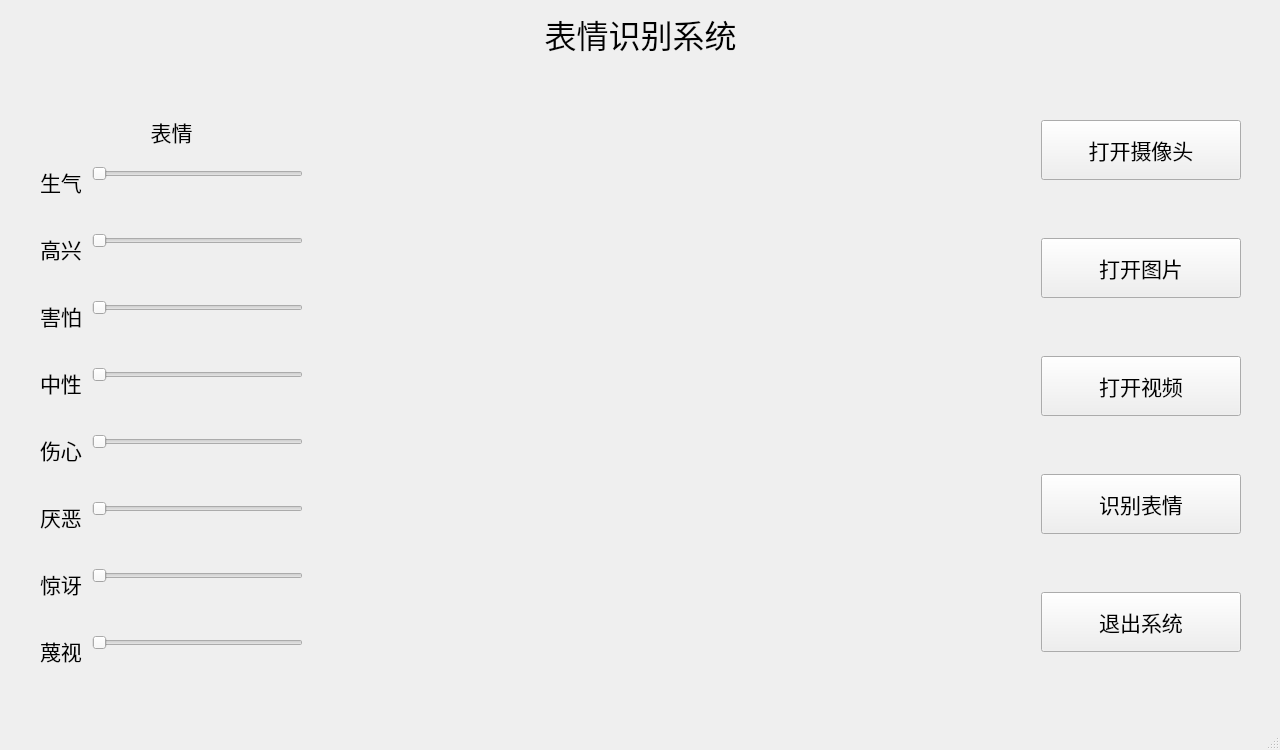
<?xml version="1.0" encoding="UTF-8"?>
<ui version="4.0">
 <class>FER_window</class>
 <widget class="QMainWindow" name="FER_window">
  <property name="geometry">
   <rect>
    <x>0</x>
    <y>0</y>
    <width>1280</width>
    <height>750</height>
   </rect>
  </property>
  <property name="minimumSize">
   <size>
    <width>1280</width>
    <height>750</height>
   </size>
  </property>
  <property name="maximumSize">
   <size>
    <width>1280</width>
    <height>750</height>
   </size>
  </property>
  <property name="cursor">
   <cursorShape>ArrowCursor</cursorShape>
  </property>
  <property name="windowTitle">
   <string>人脸表情识别系统</string>
  </property>
  <property name="styleSheet">
   <string notr="true"/>
  </property>
  <widget class="QWidget" name="centralwidget">
   <widget class="QWidget" name="verticalLayoutWidget">
    <property name="geometry">
     <rect>
      <x>0</x>
      <y>0</y>
      <width>1281</width>
      <height>751</height>
     </rect>
    </property>
    <layout class="QVBoxLayout" name="verticalLayout">
     <property name="spacing">
      <number>9</number>
     </property>
     <property name="topMargin">
      <number>10</number>
     </property>
     <property name="bottomMargin">
      <number>0</number>
     </property>
     <item>
      <widget class="QLabel" name="label_system_name">
       <property name="minimumSize">
        <size>
         <width>0</width>
         <height>40</height>
        </size>
       </property>
       <property name="maximumSize">
        <size>
         <width>16777215</width>
         <height>70</height>
        </size>
       </property>
       <property name="font">
        <font>
         <pointsize>24</pointsize>
        </font>
       </property>
       <property name="layoutDirection">
        <enum>Qt::LeftToRight</enum>
       </property>
       <property name="text">
        <string>表情识别系统</string>
       </property>
       <property name="alignment">
        <set>Qt::AlignCenter</set>
       </property>
       <property name="margin">
        <number>0</number>
       </property>
      </widget>
     </item>
     <item>
      <layout class="QHBoxLayout" name="horizontalLayout">
       <item>
        <layout class="QVBoxLayout" name="verticalLayout_2">
         <property name="sizeConstraint">
          <enum>QLayout::SetMinAndMaxSize</enum>
         </property>
         <property name="leftMargin">
          <number>40</number>
         </property>
         <property name="topMargin">
          <number>0</number>
         </property>
         <property name="rightMargin">
          <number>40</number>
         </property>
         <property name="bottomMargin">
          <number>0</number>
         </property>
         <item>
          <spacer name="verticalSpacer_2">
           <property name="orientation">
            <enum>Qt::Vertical</enum>
           </property>
           <property name="sizeHint" stdset="0">
            <size>
             <width>20</width>
             <height>40</height>
            </size>
           </property>
          </spacer>
         </item>
         <item>
          <widget class="QLabel" name="label_fer_result">
           <property name="minimumSize">
            <size>
             <width>0</width>
             <height>50</height>
            </size>
           </property>
           <property name="maximumSize">
            <size>
             <width>16777215</width>
             <height>107</height>
            </size>
           </property>
           <property name="font">
            <font>
             <pointsize>16</pointsize>
            </font>
           </property>
           <property name="text">
            <string>表情</string>
           </property>
           <property name="alignment">
            <set>Qt::AlignCenter</set>
           </property>
          </widget>
         </item>
         <item>
          <layout class="QFormLayout" name="formLayout">
           <property name="formAlignment">
            <set>Qt::AlignHCenter|Qt::AlignTop</set>
           </property>
           <property name="horizontalSpacing">
            <number>10</number>
           </property>
           <property name="verticalSpacing">
            <number>35</number>
           </property>
           <item row="0" column="0">
            <widget class="QLabel" name="label_anger">
             <property name="font">
              <font>
               <pointsize>16</pointsize>
              </font>
             </property>
             <property name="text">
              <string>生气</string>
             </property>
            </widget>
           </item>
           <item row="0" column="1">
            <widget class="QSlider" name="horizontalSlider_anger">
             <property name="maximum">
              <number>100</number>
             </property>
             <property name="singleStep">
              <number>1</number>
             </property>
             <property name="value">
              <number>0</number>
             </property>
             <property name="orientation">
              <enum>Qt::Horizontal</enum>
             </property>
            </widget>
           </item>
           <item row="1" column="0">
            <widget class="QLabel" name="label_happy">
             <property name="font">
              <font>
               <pointsize>16</pointsize>
              </font>
             </property>
             <property name="text">
              <string>高兴</string>
             </property>
            </widget>
           </item>
           <item row="1" column="1">
            <widget class="QSlider" name="horizontalSlider_happy">
             <property name="maximum">
              <number>100</number>
             </property>
             <property name="value">
              <number>0</number>
             </property>
             <property name="orientation">
              <enum>Qt::Horizontal</enum>
             </property>
            </widget>
           </item>
           <item row="2" column="0">
            <widget class="QLabel" name="label_fear">
             <property name="font">
              <font>
               <pointsize>16</pointsize>
              </font>
             </property>
             <property name="text">
              <string>害怕</string>
             </property>
            </widget>
           </item>
           <item row="2" column="1">
            <widget class="QSlider" name="horizontalSlider_fear">
             <property name="maximum">
              <number>100</number>
             </property>
             <property name="value">
              <number>0</number>
             </property>
             <property name="orientation">
              <enum>Qt::Horizontal</enum>
             </property>
            </widget>
           </item>
           <item row="3" column="0">
            <widget class="QLabel" name="label_neutral">
             <property name="font">
              <font>
               <pointsize>16</pointsize>
              </font>
             </property>
             <property name="text">
              <string>中性</string>
             </property>
            </widget>
           </item>
           <item row="3" column="1">
            <widget class="QSlider" name="horizontalSlider_neutral">
             <property name="maximum">
              <number>100</number>
             </property>
             <property name="value">
              <number>0</number>
             </property>
             <property name="orientation">
              <enum>Qt::Horizontal</enum>
             </property>
            </widget>
           </item>
           <item row="4" column="0">
            <widget class="QLabel" name="label_sadness">
             <property name="font">
              <font>
               <pointsize>16</pointsize>
              </font>
             </property>
             <property name="text">
              <string>伤心</string>
             </property>
            </widget>
           </item>
           <item row="4" column="1">
            <widget class="QSlider" name="horizontalSlider_sadness">
             <property name="maximum">
              <number>100</number>
             </property>
             <property name="value">
              <number>0</number>
             </property>
             <property name="orientation">
              <enum>Qt::Horizontal</enum>
             </property>
            </widget>
           </item>
           <item row="5" column="0">
            <widget class="QLabel" name="label_disgust">
             <property name="font">
              <font>
               <pointsize>16</pointsize>
              </font>
             </property>
             <property name="text">
              <string>厌恶</string>
             </property>
            </widget>
           </item>
           <item row="5" column="1">
            <widget class="QSlider" name="horizontalSlider_disgust">
             <property name="maximum">
              <number>100</number>
             </property>
             <property name="value">
              <number>0</number>
             </property>
             <property name="orientation">
              <enum>Qt::Horizontal</enum>
             </property>
            </widget>
           </item>
           <item row="6" column="0">
            <widget class="QLabel" name="label_surprise">
             <property name="font">
              <font>
               <pointsize>16</pointsize>
              </font>
             </property>
             <property name="text">
              <string>惊讶</string>
             </property>
            </widget>
           </item>
           <item row="6" column="1">
            <widget class="QSlider" name="horizontalSlider_surprise">
             <property name="maximum">
              <number>100</number>
             </property>
             <property name="value">
              <number>0</number>
             </property>
             <property name="orientation">
              <enum>Qt::Horizontal</enum>
             </property>
            </widget>
           </item>
           <item row="7" column="0">
            <widget class="QLabel" name="label_contempt">
             <property name="font">
              <font>
               <pointsize>16</pointsize>
              </font>
             </property>
             <property name="text">
              <string>蔑视</string>
             </property>
            </widget>
           </item>
           <item row="7" column="1">
            <widget class="QSlider" name="horizontalSlider_contempt">
             <property name="maximum">
              <number>100</number>
             </property>
             <property name="value">
              <number>0</number>
             </property>
             <property name="orientation">
              <enum>Qt::Horizontal</enum>
             </property>
            </widget>
           </item>
          </layout>
         </item>
         <item>
          <spacer name="verticalSpacer_3">
           <property name="orientation">
            <enum>Qt::Vertical</enum>
           </property>
           <property name="sizeHint" stdset="0">
            <size>
             <width>20</width>
             <height>40</height>
            </size>
           </property>
          </spacer>
         </item>
        </layout>
       </item>
       <item>
        <widget class="QLabel" name="lab_frame">
         <property name="enabled">
          <bool>true</bool>
         </property>
         <property name="minimumSize">
          <size>
           <width>640</width>
           <height>640</height>
          </size>
         </property>
         <property name="maximumSize">
          <size>
           <width>640</width>
           <height>640</height>
          </size>
         </property>
         <property name="font">
          <font>
           <pointsize>24</pointsize>
           <weight>50</weight>
           <bold>false</bold>
          </font>
         </property>
         <property name="toolTip">
          <string/>
         </property>
         <property name="text">
          <string/>
         </property>
         <property name="textFormat">
          <enum>Qt::RichText</enum>
         </property>
         <property name="alignment">
          <set>Qt::AlignCenter</set>
         </property>
        </widget>
       </item>
       <item>
        <layout class="QVBoxLayout" name="ButtonLayout">
         <property name="spacing">
          <number>5</number>
         </property>
         <property name="leftMargin">
          <number>40</number>
         </property>
         <property name="topMargin">
          <number>0</number>
         </property>
         <property name="rightMargin">
          <number>40</number>
         </property>
         <item alignment="Qt::AlignHCenter">
          <widget class="QPushButton" name="btn_openCamera">
           <property name="minimumSize">
            <size>
             <width>200</width>
             <height>0</height>
            </size>
           </property>
           <property name="maximumSize">
            <size>
             <width>200</width>
             <height>60</height>
            </size>
           </property>
           <property name="font">
            <font>
             <pointsize>16</pointsize>
             <weight>50</weight>
             <bold>false</bold>
            </font>
           </property>
           <property name="text">
            <string>打开摄像头</string>
           </property>
          </widget>
         </item>
         <item alignment="Qt::AlignHCenter">
          <widget class="QPushButton" name="btn_openimage">
           <property name="minimumSize">
            <size>
             <width>200</width>
             <height>0</height>
            </size>
           </property>
           <property name="maximumSize">
            <size>
             <width>200</width>
             <height>60</height>
            </size>
           </property>
           <property name="font">
            <font>
             <pointsize>16</pointsize>
             <weight>50</weight>
             <bold>false</bold>
            </font>
           </property>
           <property name="text">
            <string>打开图片</string>
           </property>
          </widget>
         </item>
         <item alignment="Qt::AlignHCenter">
          <widget class="QPushButton" name="btn_openvideo">
           <property name="minimumSize">
            <size>
             <width>200</width>
             <height>0</height>
            </size>
           </property>
           <property name="maximumSize">
            <size>
             <width>200</width>
             <height>60</height>
            </size>
           </property>
           <property name="font">
            <font>
             <pointsize>16</pointsize>
             <weight>50</weight>
             <bold>false</bold>
            </font>
           </property>
           <property name="text">
            <string>打开视频</string>
           </property>
          </widget>
         </item>
         <item alignment="Qt::AlignHCenter">
          <widget class="QPushButton" name="btn_recognition">
           <property name="minimumSize">
            <size>
             <width>200</width>
             <height>60</height>
            </size>
           </property>
           <property name="maximumSize">
            <size>
             <width>200</width>
             <height>60</height>
            </size>
           </property>
           <property name="font">
            <font>
             <pointsize>16</pointsize>
             <weight>50</weight>
             <bold>false</bold>
            </font>
           </property>
           <property name="text">
            <string>识别表情</string>
           </property>
          </widget>
         </item>
         <item alignment="Qt::AlignHCenter">
          <widget class="QPushButton" name="btn_exitsystem">
           <property name="minimumSize">
            <size>
             <width>200</width>
             <height>0</height>
            </size>
           </property>
           <property name="maximumSize">
            <size>
             <width>200</width>
             <height>60</height>
            </size>
           </property>
           <property name="font">
            <font>
             <pointsize>16</pointsize>
             <weight>50</weight>
             <bold>false</bold>
            </font>
           </property>
           <property name="styleSheet">
            <string notr="true"/>
           </property>
           <property name="text">
            <string>退出系统</string>
           </property>
          </widget>
         </item>
        </layout>
       </item>
      </layout>
     </item>
     <item>
      <spacer name="verticalSpacer">
       <property name="orientation">
        <enum>Qt::Vertical</enum>
       </property>
       <property name="sizeHint" stdset="0">
        <size>
         <width>20</width>
         <height>40</height>
        </size>
       </property>
      </spacer>
     </item>
    </layout>
   </widget>
  </widget>
  <widget class="QMenuBar" name="menubar">
   <property name="geometry">
    <rect>
     <x>0</x>
     <y>0</y>
     <width>1280</width>
     <height>23</height>
    </rect>
   </property>
  </widget>
  <widget class="QStatusBar" name="statusbar"/>
 </widget>
 <resources/>
 <connections/>
</ui>
